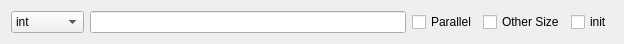
<?xml version="1.0" encoding="UTF-8"?>
<ui version="4.0">
 <class>Form</class>
 <widget class="QWidget" name="Form">
  <property name="geometry">
   <rect>
    <x>0</x>
    <y>0</y>
    <width>624</width>
    <height>44</height>
   </rect>
  </property>
  <property name="windowTitle">
   <string>Form</string>
  </property>
  <layout class="QGridLayout" name="gridLayout">
   <item row="0" column="0">
    <layout class="QVBoxLayout" name="verticalLayout">
     <item>
      <layout class="QHBoxLayout" name="horizontalLayout">
       <item>
        <widget class="QComboBox" name="comboBox_param_type">
         <item>
          <property name="text">
           <string>int</string>
          </property>
         </item>
         <item>
          <property name="text">
           <string>struct</string>
          </property>
         </item>
         <item>
          <property name="text">
           <string>float</string>
          </property>
         </item>
         <item>
          <property name="text">
           <string>double</string>
          </property>
         </item>
         <item>
          <property name="text">
           <string>int*</string>
          </property>
         </item>
         <item>
          <property name="text">
           <string>float*</string>
          </property>
         </item>
         <item>
          <property name="text">
           <string>double*</string>
          </property>
         </item>
         <item>
          <property name="text">
           <string>struct*</string>
          </property>
         </item>
        </widget>
       </item>
       <item>
        <widget class="QLineEdit" name="lineEdit_name"/>
       </item>
       <item>
        <widget class="QCheckBox" name="checkBox_parallel">
         <property name="text">
          <string>Parallel</string>
         </property>
        </widget>
       </item>
       <item>
        <widget class="QCheckBox" name="checkBox_other_size">
         <property name="text">
          <string>Other Size</string>
         </property>
        </widget>
       </item>
       <item>
        <widget class="QCheckBox" name="checkBox_init">
         <property name="text">
          <string>init</string>
         </property>
        </widget>
       </item>
      </layout>
     </item>
    </layout>
   </item>
  </layout>
 </widget>
 <resources/>
 <connections/>
</ui>
